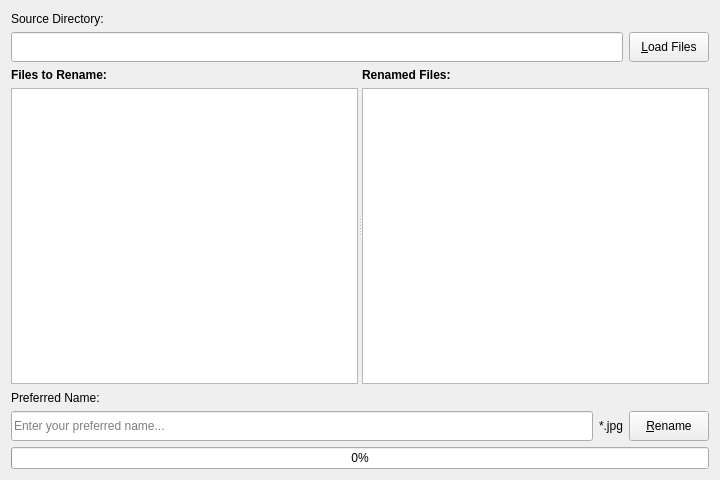
<?xml version="1.0" encoding="UTF-8"?>
<ui version="4.0">
 <class>Window</class>
 <widget class="QWidget" name="Window">
  <property name="geometry">
   <rect>
    <x>0</x>
    <y>0</y>
    <width>720</width>
    <height>480</height>
   </rect>
  </property>
  <property name="windowTitle">
   <string>Bulk File Renamer</string>
  </property>
  <layout class="QGridLayout" name="gridLayout">
   <item row="0" column="0" colspan="3">
    <widget class="QLabel" name="label">
     <property name="minimumSize">
      <size>
       <width>0</width>
       <height>15</height>
      </size>
     </property>
     <property name="maximumSize">
      <size>
       <width>16777215</width>
       <height>15</height>
      </size>
     </property>
     <property name="text">
      <string>Source Directory:</string>
     </property>
    </widget>
   </item>
   <item row="1" column="0" colspan="2">
    <widget class="QLineEdit" name="dirEdit">
     <property name="minimumSize">
      <size>
       <width>0</width>
       <height>30</height>
      </size>
     </property>
     <property name="maximumSize">
      <size>
       <width>16777215</width>
       <height>30</height>
      </size>
     </property>
     <property name="readOnly">
      <bool>true</bool>
     </property>
    </widget>
   </item>
   <item row="1" column="2">
    <widget class="QPushButton" name="loadFilesButton">
     <property name="minimumSize">
      <size>
       <width>0</width>
       <height>30</height>
      </size>
     </property>
     <property name="maximumSize">
      <size>
       <width>16777215</width>
       <height>30</height>
      </size>
     </property>
     <property name="text">
      <string>&amp;Load Files</string>
     </property>
    </widget>
   </item>
   <item row="2" column="0" colspan="3">
    <widget class="QSplitter" name="splitter">
     <property name="orientation">
      <enum>Qt::Horizontal</enum>
     </property>
     <widget class="QWidget" name="layoutWidget">
      <layout class="QVBoxLayout" name="verticalLayout">
       <item>
        <widget class="QLabel" name="label_2">
         <property name="font">
          <font>
           <weight>75</weight>
           <bold>true</bold>
          </font>
         </property>
         <property name="text">
          <string>Files to Rename:</string>
         </property>
        </widget>
       </item>
       <item>
        <widget class="QListWidget" name="srcFileList"/>
       </item>
      </layout>
     </widget>
     <widget class="QWidget" name="layoutWidget">
      <layout class="QVBoxLayout" name="verticalLayout_2">
       <item>
        <widget class="QLabel" name="label_3">
         <property name="font">
          <font>
           <weight>75</weight>
           <bold>true</bold>
          </font>
         </property>
         <property name="text">
          <string>Renamed Files:</string>
         </property>
        </widget>
       </item>
       <item>
        <widget class="QListWidget" name="dstFileList"/>
       </item>
      </layout>
     </widget>
    </widget>
   </item>
   <item row="3" column="0" colspan="3">
    <widget class="QLabel" name="label_4">
     <property name="minimumSize">
      <size>
       <width>0</width>
       <height>15</height>
      </size>
     </property>
     <property name="maximumSize">
      <size>
       <width>16777215</width>
       <height>15</height>
      </size>
     </property>
     <property name="text">
      <string>Preferred Name:</string>
     </property>
    </widget>
   </item>
   <item row="4" column="0">
    <widget class="QLineEdit" name="prefixEdit">
     <property name="minimumSize">
      <size>
       <width>0</width>
       <height>30</height>
      </size>
     </property>
     <property name="maximumSize">
      <size>
       <width>16777215</width>
       <height>30</height>
      </size>
     </property>
     <property name="placeholderText">
      <string>Enter your preferred name...</string>
     </property>
    </widget>
   </item>
   <item row="4" column="1">
    <widget class="QLabel" name="extensionLabel">
     <property name="minimumSize">
      <size>
       <width>0</width>
       <height>30</height>
      </size>
     </property>
     <property name="maximumSize">
      <size>
       <width>16777215</width>
       <height>30</height>
      </size>
     </property>
     <property name="text">
      <string>*.jpg</string>
     </property>
    </widget>
   </item>
   <item row="4" column="2">
    <widget class="QPushButton" name="renameFilesButton">
     <property name="minimumSize">
      <size>
       <width>0</width>
       <height>30</height>
      </size>
     </property>
     <property name="maximumSize">
      <size>
       <width>16777215</width>
       <height>30</height>
      </size>
     </property>
     <property name="text">
      <string>&amp;Rename</string>
     </property>
    </widget>
   </item>
   <item row="5" column="0" colspan="3">
    <widget class="QProgressBar" name="progressBar">
     <property name="value">
      <number>0</number>
     </property>
    </widget>
   </item>
  </layout>
 </widget>
 <resources/>
 <connections/>
</ui>
